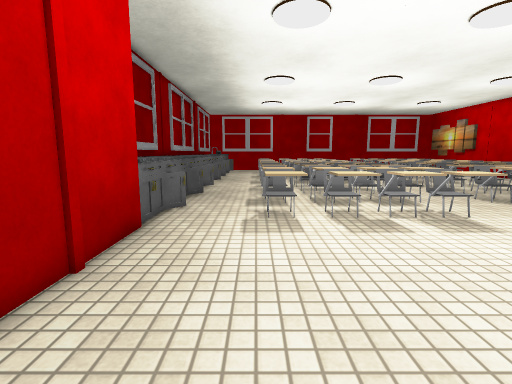
View 1 (above)

20 first-person views from a walk through a scene from a Unity 3-D project. The camera is 1.3 m above the floor, tilts 8° down and sees 85° across. The floor is counted in squares, 0.5 m on a side. Each view is taken from the middle of a square. On the plan, view 1 faces up. The plan holds only what a view shows up to about 19 squares ahead; the rest is blank. The place goes on beyond the plan. The player is left out. Some surface patterns are stand-ins.

View 2
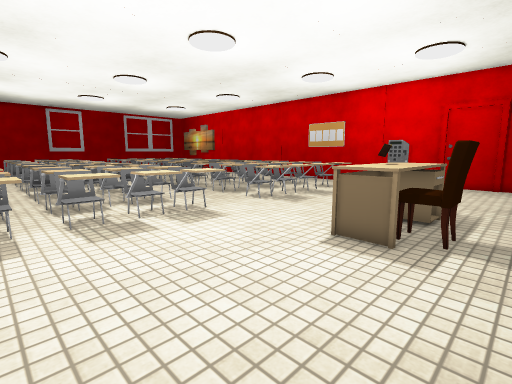

View 3
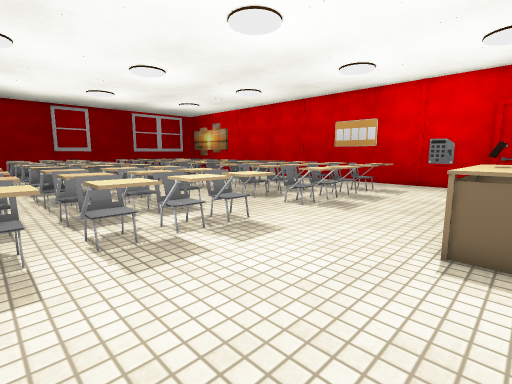

View 4
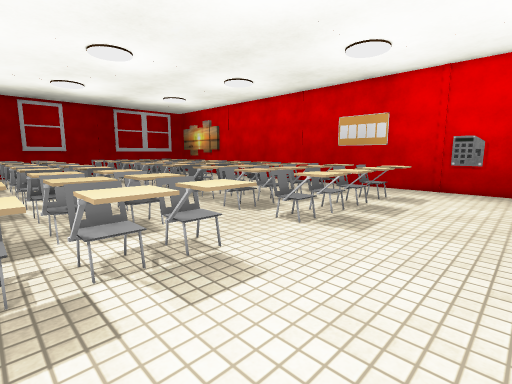

View 5
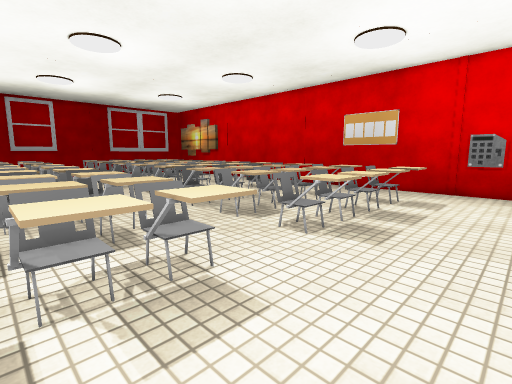

View 6
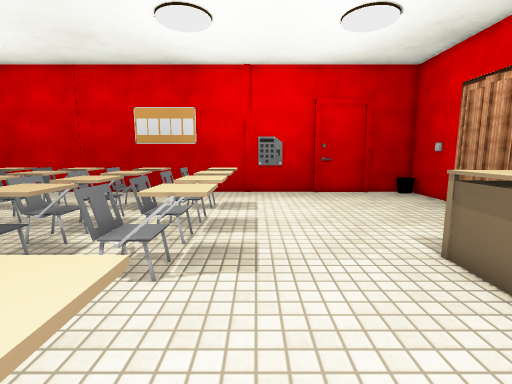

View 7
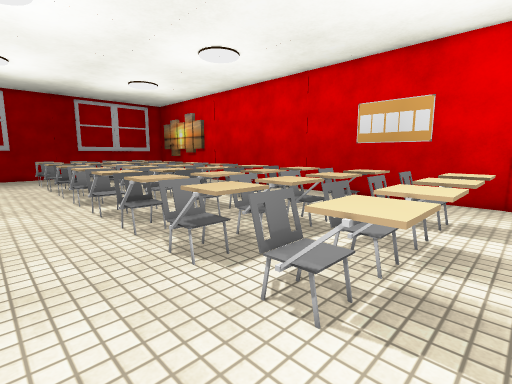

View 8
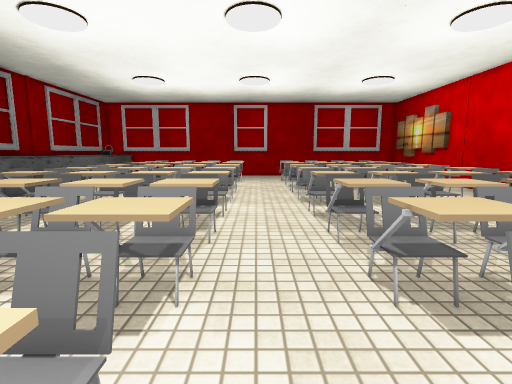

View 9
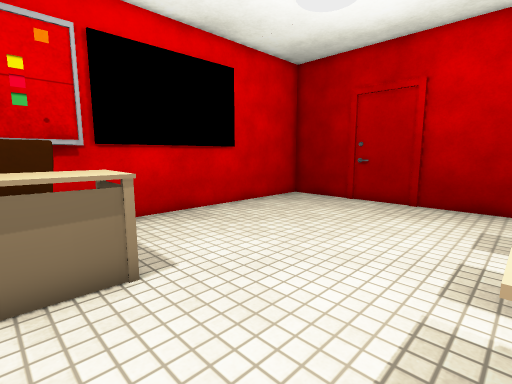

View 10
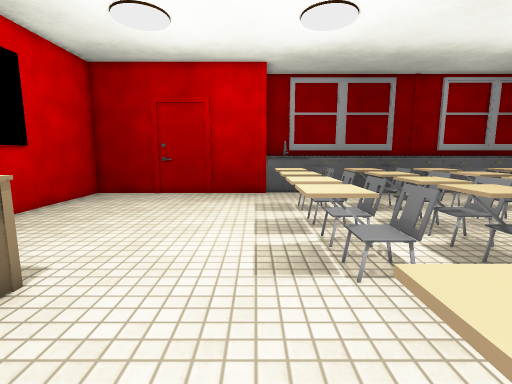

View 11
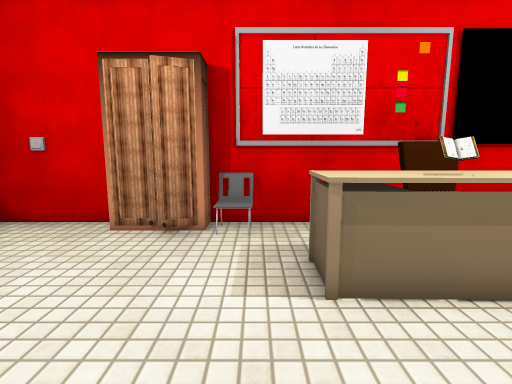

View 12
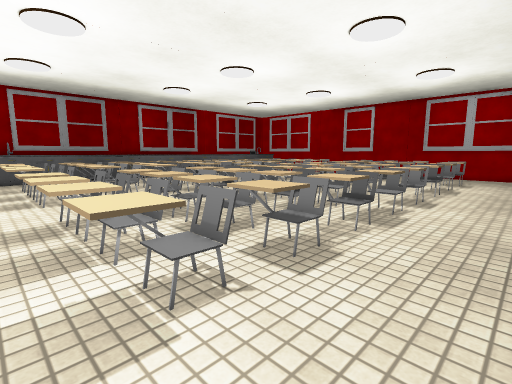

View 13
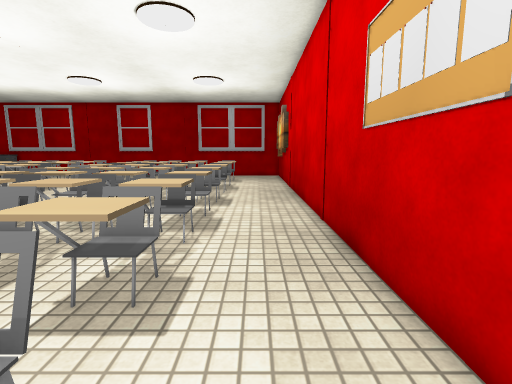

View 14
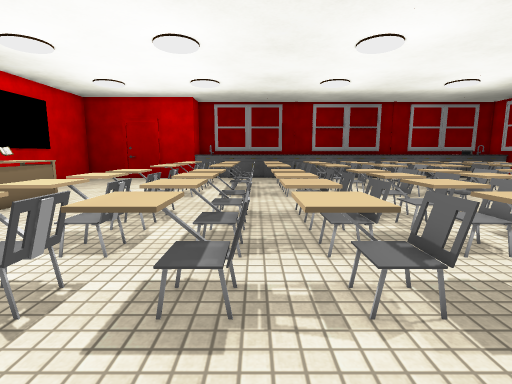

View 15
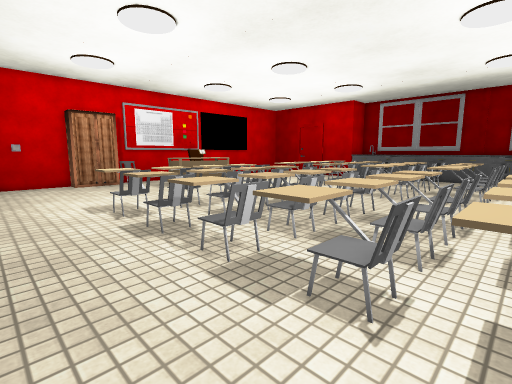

View 16
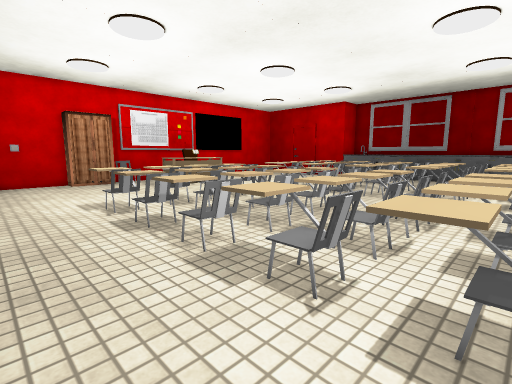

View 17
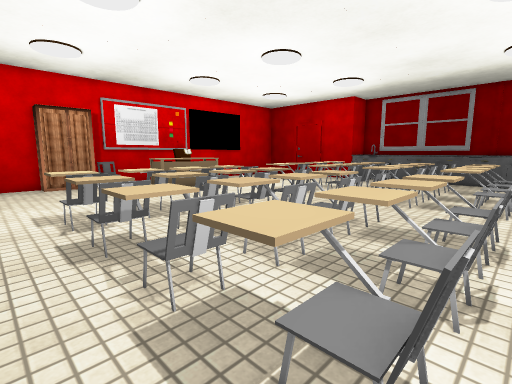

View 18
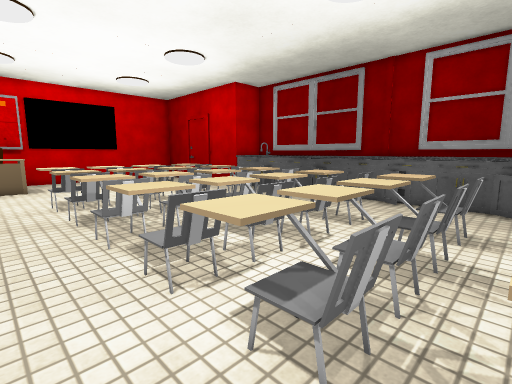

View 19
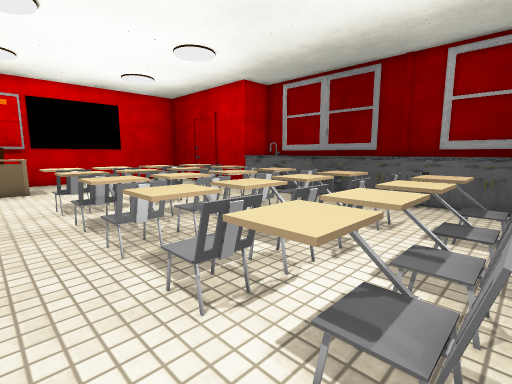

View 20
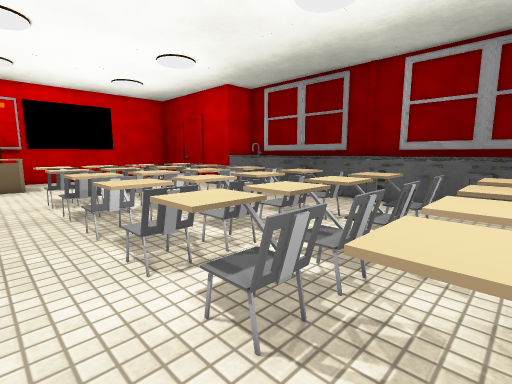

### Floor plan
Key: @ floor where view 1 was taken; # wall or solid block; . main floor; : floor 1 m higher than the main floor; = window, fence, low wall or low ledge; ^ raised ledge; v drop or lower ground; C chair; T table; B books; O other object.
Columns run from 6 left of view 1 to 26 right of it. Each row starts with its distance up from view 1.
 28   ^     CCC   CC..O OOO   OO....#
 27 ^ ^=...Ov::CCCCC...O.  OOOOO....#
 26 ^^^....CCCCCC.CC..CC.CCCC.CC....#
 25 ^^^....O.CC.O.OC...O.O.. .OO....#
 24  ^^.... v::CCCCC..C vOOvC CC....#
 23   ^....v #v CCCC...v.vvCC #C....#
 22 ^ ^=..=C  C.C.C....O.C.CC C=....#
 21 ^^^.... #CC.CCCC..COv O.C CC....#
 20 ^^^....vvvvCCCCC...v.vv.CCCC....#
 19  ^^....C.CC.C.CC..CC.CCCC.CC....#
 18   ^=... .CC.O.OC..CO.O..O.OC....#
 17 ^^^...C v:vCCCCC...OvvOCCCCC....#
 16   ^....CCCC.C.CC..CC.CCCC.CC....#
 15   ^....OCCC.O.O....OCCCOO.OO....#
 14   ^.... v::CCCCC..C vOOCC.CC....#
 13  ^^=... #vvCCCCC.....v.CC #C....#
 12   ^....###CCC.##..CO.CCCC #C....#
 11   ^.... #CCCCCCC..CO.CCCC CC....#
 10   ^....O.CCCCCCC...O.CCCCCCC....#
  9   #.............................#
  8   #............................O#
  7   #.............................#
  6   #.............................#
  5   #............................ #
  4   #............TTBBTT.......... #
  3   #............TTTTTT...........#
  2   #.............CCTT............#
  1   #.............CC..............#
  0   #...@...............OOOOO.....#
 -1   ###################C#O OO######

Positions as (right, up) in squares from view 1, and headings:
1: (0, 0), facing up
2: (1, 0), facing up-right
3: (1, 3), facing up-right
4: (4, 5), facing up-right
5: (5, 6), facing up-right
6: (7, 9), facing right
7: (9, 9), facing up-right
8: (10, 10), facing up
9: (11, 10), facing down-left
10: (14, 9), facing left
11: (15, 9), facing down
12: (25, 9), facing up-left
13: (23, 10), facing up
14: (25, 16), facing left
15: (25, 24), facing down-left
16: (25, 25), facing down-left
17: (23, 23), facing down-left
18: (11, 27), facing down-left
19: (11, 26), facing down-left
20: (11, 28), facing down-left
